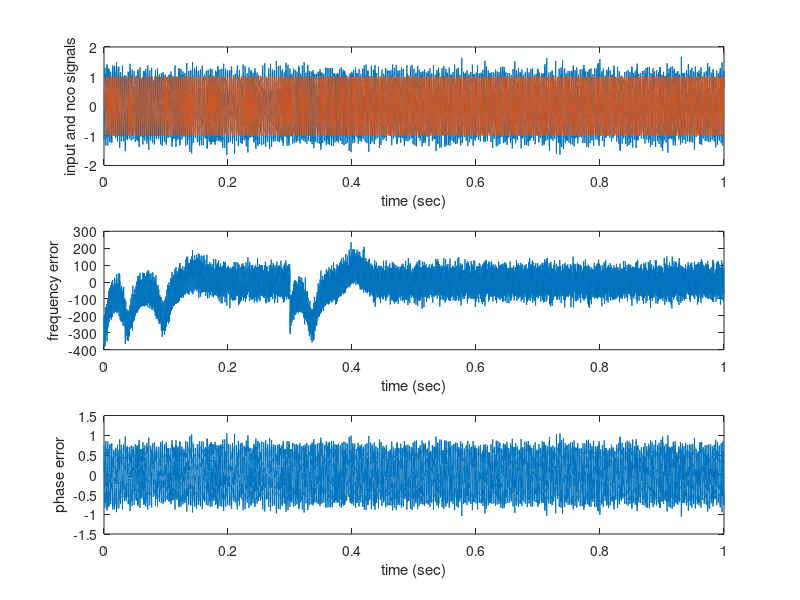

The MATLAB script that drew this image:
%% https://github.com/VSHEV92/Synchronization_Systems_Models
clc; clear; close all; 

%% Модель фапч с синусоидальным детектором для гармонического сигнала.
%% Коэффициент усиления и амплитуда сигнала NCO равны 1.

%% --------------------------------------------------------------------------
%% Параметры модели
Ts = 1e-4;      % шаг дискретизации
Tsim = 1;       % время моделирования

A_s = 1;                  % амплитуда входного сигнала
w_s = 2000;               % частота входного сигнала (рад/c)
phase0_s = 30;            % начальная фаза входного сигнала (градусы)
SNR = 10;                 % отношение сигнал/шум на входе (дБ)
w_s_change_time = 0.3;    % момент времени изменения частоты сигнала
w_s_new = 2200;           % новое значение частоты сигнала

ksi = 0.707;    % коэффициент демпфирования 
BL = 30;        % шумовая полоса (Гц)
w0_nco = 1800;    % частота NCO при нулевом входном сигнале
Kd = 0.5;       % коэффициент усиления фазового детектора при входном сигнале с единичной амплитудой

%% --------------------------------------------------------------------------
%% Расчет параметров, необходимых для моделирования
Time = 0:Ts:Tsim;         % массив с отчетами времени
Nsamp = length(Time);     % число отсчетов

w_s_change_sample = round(w_s_change_time/Ts); % номер отсчета изменения частоты сигнала
SNR_lin = 10^(SNR/10);                         % ОСШ в разах
noise_power = A_s^2 / 2 / SNR_lin;             % мощности шума (AWGN)
noise_PSD = noise_power * Ts;                  % спектральная плотность мощности шума

BL_n = BL * Ts;                                 % нормированная шумовая полоса
Kp = 4*ksi*BL_n / (ksi + 0.25/ksi) / Kd;        % усиление пропорциональной ветви
Ki = 4*BL_n^2 / (ksi + 0.25/ksi)^2 / Kd;        % усиление интегрирующей ветви

%% --------------------------------------------------------------------------
%% Расчет характеристик фапч 
wn = 2 * BL / (ksi + 0.25/ksi);                     % резонансная частота (рад/с)
delta_wpo = 1.8 * wn * (1 + ksi);                   % ожидаемый pull-out range (рад/с)
wL = Kd * (Kp / Ts);                                % lock-in range (рад/c) 
Tp = (w_s - w0_nco)^2 / (2*ksi*wn^3);               % pull-in time 
expected_phase_noise = noise_PSD * 2 * BL / A_s;    % фазовый шум при линейном приближении

%% --------------------------------------------------------------------------
%% генерирование входного сигнала

% частота входного сигнала
input_w = [w_s * ones(1,w_s_change_sample), w_s_new * ones(1, Nsamp-w_s_change_sample)];

% фаза входного сигнала
input_phase = zeros(1,Nsamp);
input_phase(1) = phase0_s;
for k = 2:Nsamp
    input_phase(k) = input_phase(k-1) + Ts * input_w(k-1);
endfor

% входной гармонический сигнал
input_signal = A_s*sin(input_phase) + randn(1,Nsamp)*sqrt(noise_power);

plot(input_signal)

%% --------------------------------------------------------------------------
%% моделирование работы фапч
%% ошибка по фазе, выход фильтра и фаза NCO
err = zeros(1, Nsamp);
nco_phase = zeros(1, Nsamp);
loop_filter_out = zeros(1, Nsamp);

%% прошлое значение в интегрирующей ветви
ki_out_last = 0;

for n = 2:Nsamp
    %% фазовый детектор
    err = input_signal * cos(nco_phase(n-1));

    % петлевой фильтр
    kp_out = Kp * err(n);
    ki_out = Ki * err(n) + ki_out_last;
    loop_filter_out(n) = kp_out + ki_out;
    ki_out_last = ki_out;

    % вычисление фазы NCO
    nco_phase(n) = nco_phase(n-1) + loop_filter_out(n) + w0_nco*Ts; 
endfor

%% ----------------------------------------------------
%% вывод рассчетных значений
disp(['Natural frequency (rad/s): ', num2str(wn)])
disp(['Pull-out range (rad/s): ', num2str(delta_wpo)])
disp(['Lock-in range (rad/s): ', num2str(wL)])
disp(['Pull-in time (s): ', num2str(Tp)])
disp(['Expected phase error variace: ', num2str(expected_phase_noise)])

%% вывод графиков
subplot(3,1,1)
plot(Time, input_signal); hold on;
plot(Time, sin(nco_phase));
xlabel('time (sec)'); ylabel('input and nco signals')

subplot(3,1,2)
plot(Time, loop_filter_out/Ts - input_w + w0_nco)
xlabel('time (sec)'); ylabel('frequency error')

subplot(3,1,3)
plot(Time, err)
xlabel('time (sec)'); ylabel('phase error')